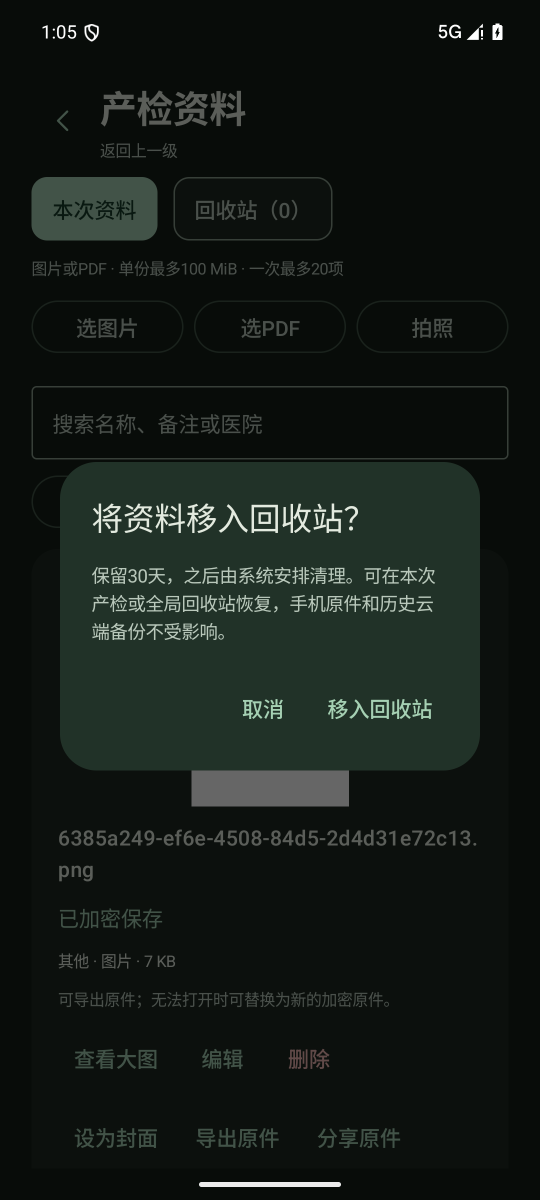
#> input picture docs/verification/2026-10-24-ui-p1-polish/dark-surfaces/surface-alert-dialog.png, 1080 x 2400 px (shown at 1/2 size); its folder holds only this picture in this run
$ python measure_dark_surfaces.py
#> lines starting #> are read from the running program, lines starting #| are printed output that depends on the picture; after the words box and inside, x2 and y2 are one past the last pixel; in counts of white or black regions, pixels touching at a corner belong together
"""Dark-theme surface measurement for task-10 (§C of the task).

Input: dark-surfaces/*.png (UiSurfaceSnapshotTest run after `cmd uimode night yes`):
  surface-alert-dialog.png, surface-date-picker.png, surface-snackbar.png, surface-dropdown-menu.png

For each image it reports:
  * the largest connected component of each candidate dark surface colour (dialog = surfaceContainerHigh
    #213228, menu = surfaceContainer #1B2A20 / high #213228, snackbar = inverseSurface #E3EADF)
  * light residue: exact #FFFFFF / #F7F8F3 counts and any component larger than 5,000 px (a real pale panel)
"""
import json
import os

from PIL import Image
import numpy as np

ROOT = os.path.dirname(os.path.abspath(__file__))  # docs/verification/2026-10-24-ui-p1-polish
DARK = os.path.join(ROOT, 'dark-surfaces')
OUT_JSON = os.path.join(ROOT, 'measurements-dark-surfaces.json')
OUT_TXT = os.path.join(ROOT, '_tools', 'measurements-dark-surfaces.txt')
DP = 1080 / 411.4286
FACTOR = 4

TOKENS = {
    'background': '#141D17',
    'surface': '#1D2921',
    'surfaceContainer': '#1B2A20',
    'surfaceContainerHigh': '#213228',
    'surfaceContainerHighest': '#294C39',
    'inverseSurface': '#E3EADF',
    'onSurface': '#E3EADF',
    'primary': '#A5D0B3',
    'onSurfaceVariant': '#B9C8BB',
}
LIGHT = {'#FFFFFF', '#F7F8F3', '#E7F0E6', '#DDE4DA'}


def rgb(hex_):
    h = hex_.lstrip('#')
    return np.array([int(h[0:2], 16), int(h[2:4], 16), int(h[4:6], 16)], np.uint8)


def hex_(c):
    return '#%02X%02X%02X' % (int(c[0]), int(c[1]), int(c[2]))


def components(mask, min_px=40):
    h, w = mask.shape
    seen = np.zeros((h, w), bool)
    ys, xs = np.nonzero(mask)
    out = []
    for y0, x0 in zip(ys, xs):
        if seen[y0, x0]:
            continue
        stack = [(y0, x0)]
        seen[y0, x0] = True
        count = 0
        miny = maxy = y0
        minx = maxx = x0
        while stack:
            y, x = stack.pop()
            count += 1
            miny = min(miny, y)
            maxy = max(maxy, y)
            minx = min(minx, x)
            maxx = max(maxx, x)
            for ny, nx in ((y - 1, x), (y + 1, x), (y, x - 1), (y, x + 1)):
                if 0 <= ny < h and 0 <= nx < w and mask[ny, nx] and not seen[ny, nx]:
                    seen[ny, nx] = True
                    stack.append((ny, nx))
        if count >= min_px:
            out.append(dict(px=count, x0=minx, y0=miny, x1=maxx, y1=maxy))
    out.sort(key=lambda c: c['px'], reverse=True)
    return out


def box_dp(b):
    return dict(x0_dp=round(b['x0'] * FACTOR / DP, 2), y0_dp=round(b['y0'] * FACTOR / DP, 2),
                w_dp=round((b['x1'] - b['x0'] + 1) * FACTOR / DP, 2),
                h_dp=round((b['y1'] - b['y0'] + 1) * FACTOR / DP, 2),
                px=b['px'] * FACTOR * FACTOR)


def analyse(path):
    a = np.array(Image.open(path).convert('RGB'))
#> a is the input picture: shape (2400, 1080, 3); mean R, G, B 20, 26.8, 22.2
    h, w, _ = a.shape
#> h = 2400; w = 1080
    flat = a.reshape(-1, 3)
    vals, counts = np.unique(flat, axis=0, return_counts=True)
#> vals = 1809 rows, first 8: [8, 12, 9], [8, 12, 10], [8, 13, 10], [9, 12, 10], [9, 13, 10], [9, 13, 11], [9, 14, 11], [9, 15, 11]; counts = 1809 values, max 1140622 at index 0, min 1 at index 15, mean 1432.8
    top = sorted(zip(counts.tolist(), [hex_(v) for v in vals]), reverse=True)[:4]
#> top = [(1140622, '#080C09'), (775898, '#0C100D'), (473350, '#213228'), (37628, '#425348')]
    small = a[::FACTOR, ::FACTOR]
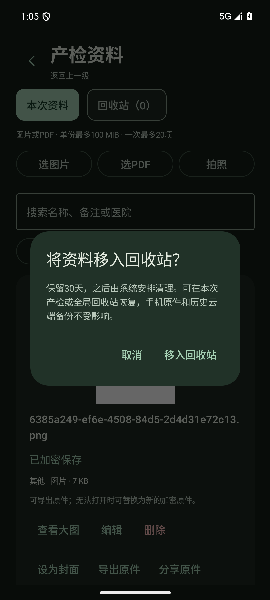
#> small: shape (600, 270, 3); mean R, G, B 20.1, 26.9, 22.2
    surfaces = {}
    for name, colour in TOKENS.items():
        mask = np.all(small == rgb(colour), axis=2)
        comps = components(mask, min_px=40)
        if comps:
            surfaces[name] = dict(colour=colour, largest=box_dp(comps[0]),
                                  components=[box_dp(c) for c in comps[:3]])
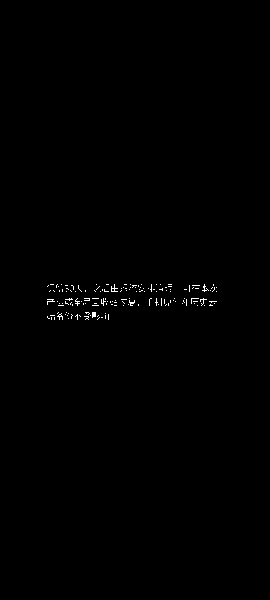
#> mask: shape (600, 270) bool; 0.37% white in thin lines or dots, all inside (x1, y1, x2, y2) = (47, 284, 217, 320)
#> after the loop, surfaces = 3 items
    light_counts = {c: int(np.all(a == rgb(c), axis=2).sum()) for c in LIGHT}
#> light_counts = {'#FFFFFF': 1784, '#F7F8F3': 0, '#DDE4DA': 0, '#E7F0E6': 0}
    big_light = []
    for c in LIGHT:
        mask = np.all(small == rgb(c), axis=2)
        for comp in components(mask, min_px=300):
            big_light.append(dict(colour=c, **box_dp(comp)))
#> this loop made 4 passes
#> pass 1, in analyse, `mask = np.all(small == rgb(c), axis=2)`:
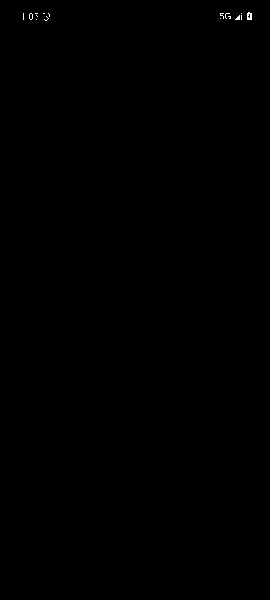
#> mask: shape (600, 270) bool; 0.07% white in thin lines or dots, all inside (x1, y1, x2, y2) = (23, 12, 252, 21)
#> after the loop, big_light = []
    big_light.sort(key=lambda b: b['px'], reverse=True)
    return dict(file=os.path.basename(path), size=[w, h], dominant=[dict(px=p, colour=c) for p, c in top],
                surfaces=surfaces, light_counts=light_counts, large_light_components=big_light[:5])


def main():
    report = {}
    lines = []
    for name in sorted(f for f in os.listdir(DARK) if f.endswith('.png')):
        info = analyse(os.path.join(DARK, name))
        report[name] = info
        lines.append('== %s' % name)
        lines.append('  dominant colours: %s' % [(d['colour'], d['px']) for d in info['dominant']])
        for key in ('surfaceContainerHigh', 'surfaceContainer', 'surfaceContainerHighest', 'inverseSurface', 'surface'):
            s = info['surfaces'].get(key)
            if s and s['largest']['px'] >= 20000:
                b = s['largest']
                lines.append('  %-24s %s  %6.2f x %7.2f dp @ (%.2f, %.2f)  area=%d px' % (
                    key + ':', s['colour'], b['w_dp'], b['h_dp'], b['x0_dp'], b['y0_dp'], b['px']))
#> after the loop, lines = 3 items
        lines.append('  light exact px: %s' % info['light_counts'])
        lines.append('  large (>5,000px) light components: %s' % info['large_light_components'])
    with open(OUT_JSON, 'w', encoding='utf-8') as f:
        json.dump(report, f, ensure_ascii=False, indent=1, default=lambda o: int(o) if hasattr(o, 'item') else str(o))
    os.makedirs(os.path.dirname(OUT_TXT), exist_ok=True)
    with open(OUT_TXT, 'w', encoding='utf-8') as f:
        f.write('\n'.join(lines) + '\n')
    print('\n'.join(lines))
#| == surface-alert-dialog.png
#|   dominant colours: [('#080C09', 1140622), ('#0C100D', 775898), ('#213228', 473350), ('#425348', 37628)]
#|   surfaceContainerHigh:    #213228  320.00 x  236.19 dp @ (45.71, 352.00)  area=469568 px
#|   light exact px: {'#FFFFFF': 1784, '#F7F8F3': 0, '#DDE4DA': 0, '#E7F0E6': 0}
#|   large (>5,000px) light components: []
    print('\nwritten:', OUT_JSON)


if __name__ == '__main__':
    main()

$ run again, on docs/verification/2026-10-24-ui-p1-polish/dark-surfaces/surface-date-picker.png
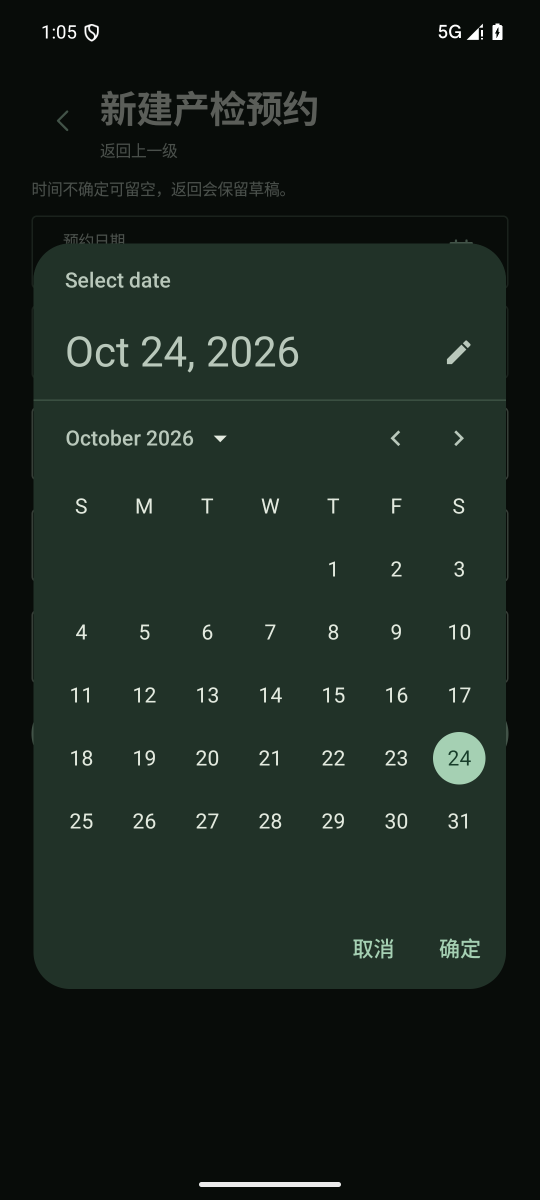
#> input picture docs/verification/2026-10-24-ui-p1-polish/dark-surfaces/surface-date-picker.png, 1080 x 2400 px (shown at 1/2 size)
#> in analyse, a is the input picture: shape (2400, 1080, 3); mean R, G, B 25.2, 36.3, 29.4
#> vals = 1479 rows, first 8: [8, 12, 9], [8, 12, 10], [9, 12, 10], [9, 13, 10], [9, 15, 11], [10, 13, 11], [10, 14, 11], [10, 14, 12]; counts = 1479 values, max 1355171 at index 187, min 1 at index 40, mean 1752.5
#> top = [(1355171, '#213228'), (1146204, '#080C09'), (12043, '#5B5E59'), (11913, '#B9C8BB')]
#> in analyse, `small = a[::FACTOR, ::FACTOR]`:
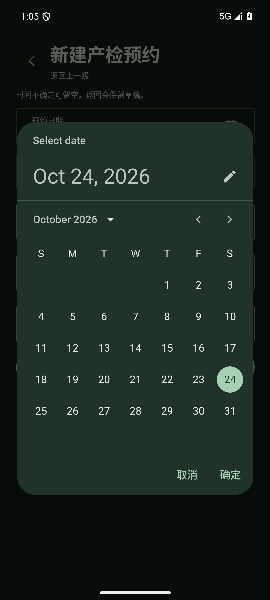
#> small: shape (600, 270, 3); mean R, G, B 25.3, 36.4, 29.5
#> after the loop in analyse, `for name, colour in TOKENS.items():`:
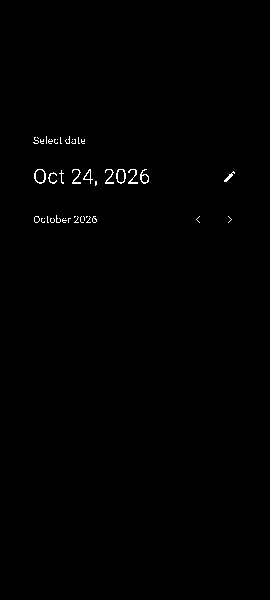
#> mask: shape (600, 270) bool; 0.45% white in thin lines or dots, all inside (x1, y1, x2, y2) = (33, 136, 235, 223)
#> after the loop in analyse, `for name, colour in TOKENS.items():`: surfaces = 3 items
#> light_counts = {'#FFFFFF': 1784, '#F7F8F3': 0, '#DDE4DA': 0, '#E7F0E6': 0}
#> after the loop in analyse, `for c in LIGHT:`: big_light = []
#> after the loop in main, `for key in ('surfaceContainerHigh', 'surfaceContainer', 'surfaceContai..`: lines = 3 items
#| == surface-date-picker.png
#|   dominant colours: [('#213228', 1355171), ('#080C09', 1146204), ('#5B5E59', 12043), ('#B9C8BB', 11913)]
#|   surfaceContainerHigh:    #213228  359.62 x  448.00 dp @ (25.90, 306.29)  area=1071776 px
#|   light exact px: {'#FFFFFF': 1784, '#F7F8F3': 0, '#DDE4DA': 0, '#E7F0E6': 0}
#|   large (>5,000px) light components: []
